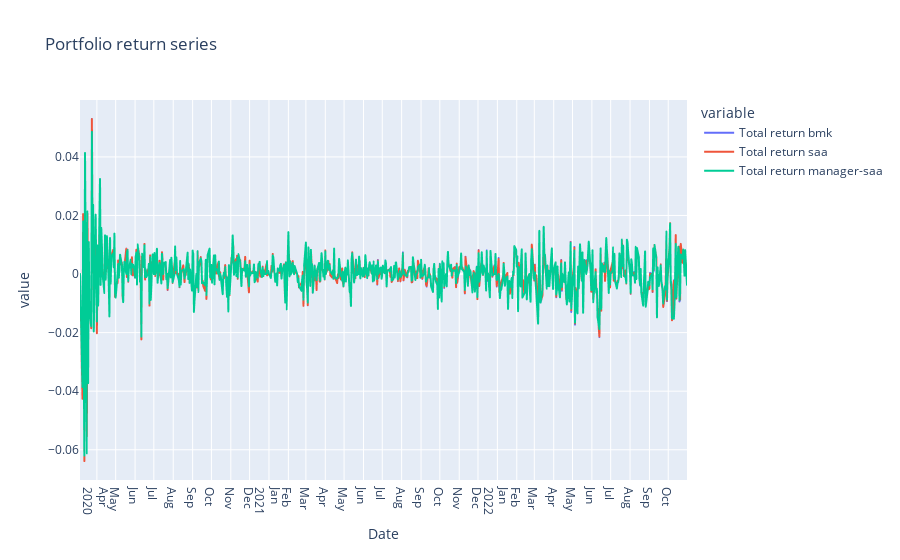

Notebook code for this chart:
### Code cell
fig = px.line(all_ret_series, x=all_ret_series.index, y=all_ret_series.columns,

              title='Portfolio return series')
fig.update_xaxes(
    dtick="M1",
    tickformat="%b\n%Y")
fig.show()

### Figure 1 — Plotly figure (JSON) as saved in the notebook; plotly's stock layout.template omitted (floating-point values rounded to 4 significant figures; data arrays with more than 128 entries replaced by an {"elided": "..."} marker saying what was removed)
{"data": [{"hovertemplate": "variable=Total return bmk<br>Date=%{x}<br>value=%{y}<extra></extra>", "legendgroup": "Total return bmk", "line": {"color": "#636efa", "dash": "solid"}, "mode": "lines", "name": "Total return bmk", "showlegend": true, "type": "scattergl", "x": {"elided": "693 str values"}, "xaxis": "x", "y": {"elided": "693 float values"}, "yaxis": "y"}, {"hovertemplate": "variable=Total return saa<br>Date=%{x}<br>value=%{y}<extra></extra>", "legendgroup": "Total return saa", "line": {"color": "#EF553B", "dash": "solid"}, "mode": "lines", "name": "Total return saa", "showlegend": true, "type": "scattergl", "x": {"elided": "693 str values"}, "xaxis": "x", "y": {"elided": "693 float values"}, "yaxis": "y"}, {"hovertemplate": "variable=Total return manager-saa<br>Date=%{x}<br>value=%{y}<extra></extra>", "legendgroup": "Total return manager-saa", "line": {"color": "#00cc96", "dash": "solid"}, "mode": "lines", "name": "Total return manager-saa", "showlegend": true, "type": "scattergl", "x": {"elided": "693 str values"}, "xaxis": "x", "y": {"elided": "693 float values"}, "yaxis": "y"}], "layout": {"legend": {"title": {"text": "variable"}, "tracegroupgap": 0}, "title": {"text": "Portfolio return series"}, "xaxis": {"anchor": "y", "domain": [0, 1], "dtick": "M1", "tickformat": "%b\n%Y", "title": {"text": "Date"}}, "yaxis": {"anchor": "x", "domain": [0, 1], "title": {"text": "value"}}}}
